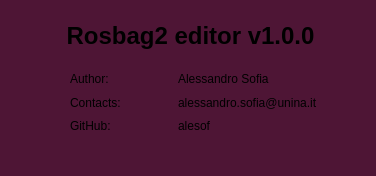
<?xml version="1.0" encoding="UTF-8"?>
<ui version="4.0">
 <class>InfoDialog</class>
 <widget class="QDialog" name="InfoDialog">
  <property name="geometry">
   <rect>
    <x>0</x>
    <y>0</y>
    <width>376</width>
    <height>176</height>
   </rect>
  </property>
  <property name="sizePolicy">
   <sizepolicy hsizetype="Fixed" vsizetype="Fixed">
    <horstretch>0</horstretch>
    <verstretch>0</verstretch>
   </sizepolicy>
  </property>
  <property name="minimumSize">
   <size>
    <width>376</width>
    <height>176</height>
   </size>
  </property>
  <property name="maximumSize">
   <size>
    <width>376</width>
    <height>176</height>
   </size>
  </property>
  <property name="windowTitle">
   <string>Info</string>
  </property>
  <property name="styleSheet">
   <string notr="true">background-color: rgba(78,21,53,255)</string>
  </property>
  <widget class="QLabel" name="Info">
   <property name="geometry">
    <rect>
     <x>20</x>
     <y>20</y>
     <width>341</width>
     <height>31</height>
    </rect>
   </property>
   <property name="font">
    <font>
     <pointsize>18</pointsize>
     <bold>true</bold>
    </font>
   </property>
   <property name="text">
    <string>Rosbag2 editor v1.0.0</string>
   </property>
   <property name="alignment">
    <set>Qt::AlignCenter</set>
   </property>
  </widget>
  <widget class="QWidget" name="layoutWidget">
   <property name="geometry">
    <rect>
     <x>70</x>
     <y>70</y>
     <width>248</width>
     <height>65</height>
    </rect>
   </property>
   <layout class="QGridLayout" name="gridLayout">
    <item row="0" column="0">
     <widget class="QLabel" name="auth_label">
      <property name="text">
       <string>Author:</string>
      </property>
     </widget>
    </item>
    <item row="0" column="1">
     <widget class="QLabel" name="name_label">
      <property name="text">
       <string>Alessandro Sofia</string>
      </property>
     </widget>
    </item>
    <item row="1" column="0">
     <widget class="QLabel" name="cont_label">
      <property name="text">
       <string>Contacts:</string>
      </property>
     </widget>
    </item>
    <item row="1" column="1">
     <widget class="QLabel" name="email_label">
      <property name="text">
       <string>alessandro.sofia@unina.it</string>
      </property>
      <property name="openExternalLinks">
       <bool>false</bool>
      </property>
     </widget>
    </item>
    <item row="2" column="0">
     <widget class="QLabel" name="git_label">
      <property name="text">
       <string>GitHub:</string>
      </property>
     </widget>
    </item>
    <item row="2" column="1">
     <widget class="QLabel" name="userid_label">
      <property name="text">
       <string>alesof</string>
      </property>
     </widget>
    </item>
   </layout>
  </widget>
 </widget>
 <resources/>
 <connections/>
</ui>
